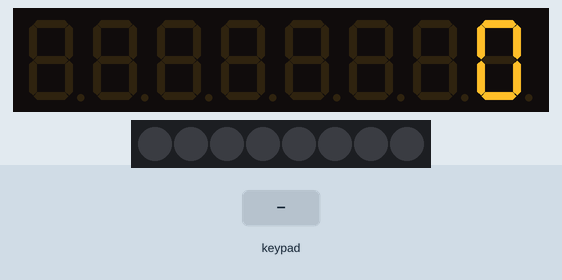
Bench run of a sketch on a simulated Arduino Uno, built with avr-gcc and run on an emulated ATmega328P. Parts: 8-digit seven-segment display, 8 RGB LEDs in strip order, left to right. Inputs (shaded band) come from the test bench.

Above: at 1.2 s.
1.3 s: key '1' pressed
At 1.37 s:
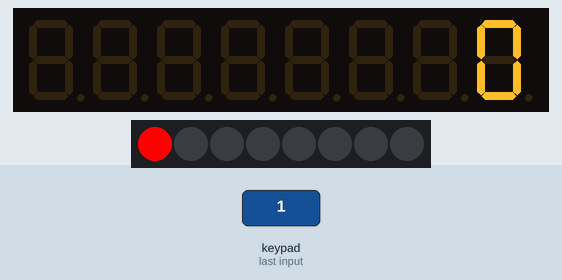
3.0 s: keypad keys 1 2 pressed 0.4 s apart
At 4.0 s:
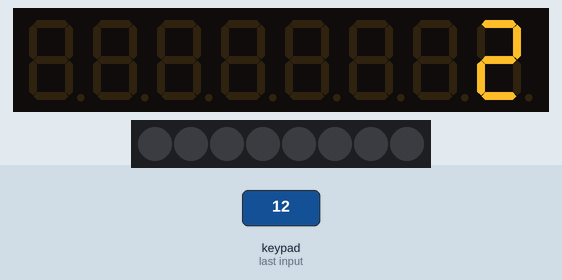
5.3 s: key '2' pressed
At 5.44 s:
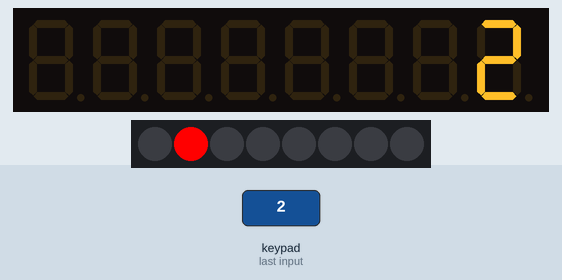
7.0 s: keypad keys 2 5 pressed 0.4 s apart
At 7.13 s:
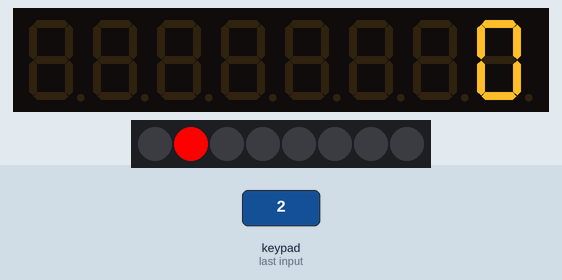
Timing chart, 0 to 10.0 s (numbered marks = the images above; inputs shaded):
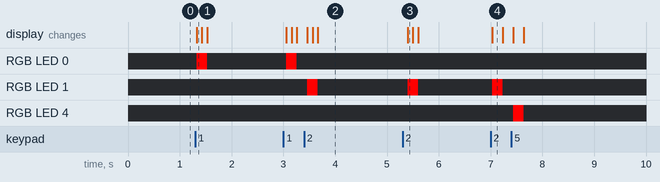

Measured:
- after the input at 1.3 s, RGB LED 0: off → RGB(255, 0, 0) at once, → off 0.20 s later
- after the input at 3.0 s, RGB LED 0: off → RGB(255, 0, 0) after 0.06 s, → off 0.20 s later; RGB LED 1: off → RGB(255, 0, 0) after 0.46 s, → off 0.20 s later
- after the input at 5.3 s, RGB LED 1: off → RGB(255, 0, 0) after 0.10 s, → off 0.20 s later
- after the input at 7.0 s, RGB LED 1: off → RGB(255, 0, 0) at once, → off 0.20 s later; RGB LED 4: off → RGB(255, 0, 0) after 0.44 s, → off 0.20 s later

The sketch:

Exemplu_counter.ino
```cpp
#include <TM1638.h>

#define STB A0 // Strobe digital pin
#define CLK A1 // clock digital pin
#define DIO A2 // data digital pin

TM1638 tm(CLK,DIO,STB); //definire si initializare placuta

void setup() {
  tm.reset(); //resetare date anterioare
}

unsigned long number = 0; //definire variabila pentru counting

void afisare(unsigned long nr)
{
  const uint8_t digits[]={0x3F,0x06, 0x5B, 0x4F, 0x66, 0x6D, 0x7D, 0x07, 0x7F, 0x6F}; //definire cifre ce vor aparea pe afisaj
  //ele inseamna in ordine 0, 1, 2, ..., 9 -- sunt convertite din binar in HEX.
  unsigned short i = 0; //variabila pentru pozitia cifrei de pe afisaj
  do
  {
    tm.displayDig(i, digits[nr%10]); //afisare cifra specifica (de la dreapta la stanga)
    i++; //urmatorul digit de pe afisaj
    nr/=10; //urmatoarea cifra
  } while(nr);
}

void loop() {
  tm.reset(); //resetare afisaj, pentru a nu ramane date in plus
  afisare(number); //OUTPUT pe afisaj
  uint8_t buttons = tm.getButtons(); //definire variabila pentru butoane.
  //valoarea lui este in binar.
  tm.writeLeds(buttons); //pornire leduri in functie de butoanele apasate
  if(buttons == 1) //daca primul este apasat, atunci var number se incrementeaza
    number ++;
  else if (buttons == 2) //daca al doilea buton este apasat, atunci var number se scade (daca numarul este pozitiv)
    if(number != 0)
      number --;
  delay(100);
}
```
